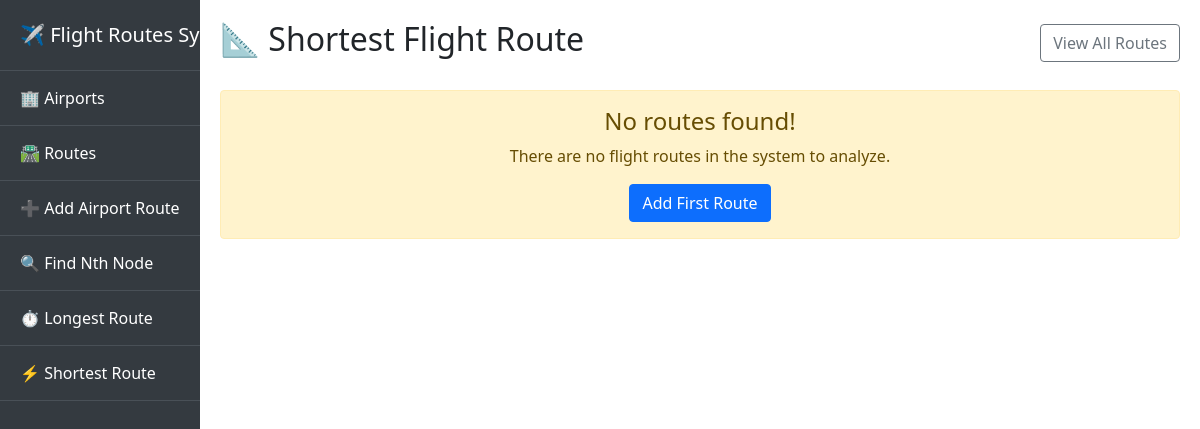
Page /shortest-route/ on the earlier database version.
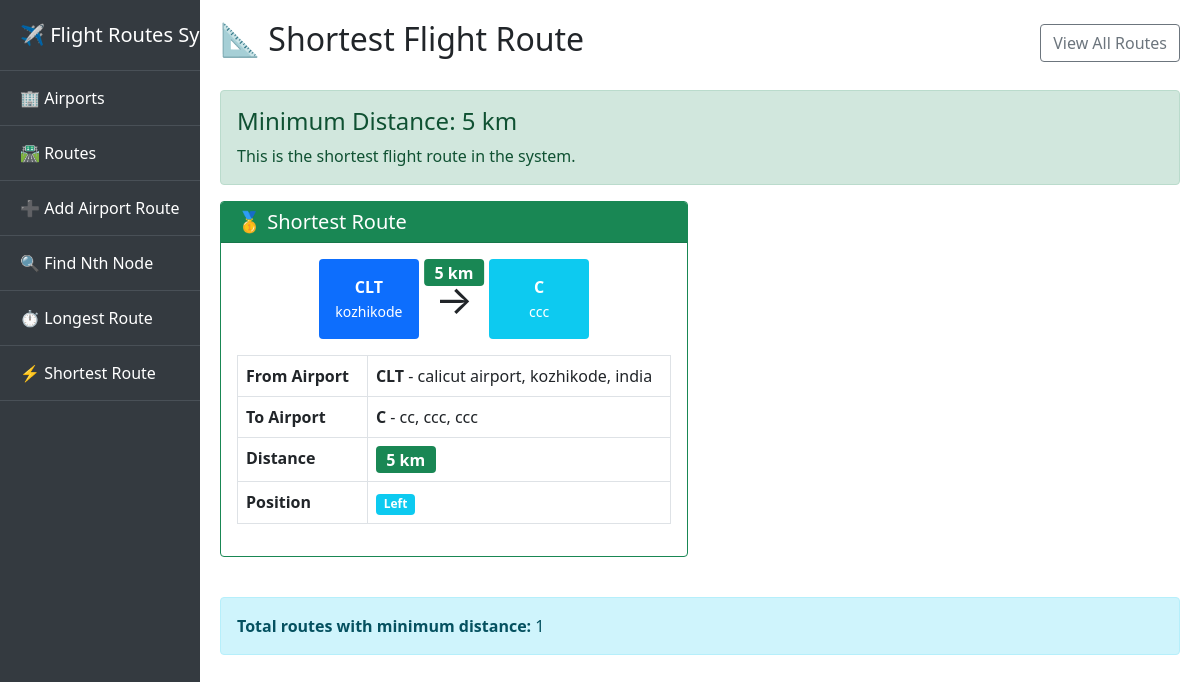
Same page on the later database version.
### core/models.py (models this page shows, shortened)
class Route(models.Model):
    from_airport = models.ForeignKey(Airport,on_delete=models.CASCADE, related_name='outgoing_routes')
    to_airport = models.ForeignKey(Airport,on_delete=models.CASCADE, related_name='incoming_routes')
    distance = models.IntegerField(validators=[MinValueValidator(1)],help_text="distanc in km ")
    position = models.CharField(max_length=1,choices=DIRECTION_CHOICES,default='R')
    class Meta:
        unique_together = ['from_airport', 'to_airport']

class Airport(models.Model):
    code = models.CharField(max_length=3, unique=True, primary_key=True)
    name = models.CharField(max_length=100)
    city = models.CharField(max_length=100)
    country = models.CharField(max_length=100)

### core/views.py (the view)
# urls.py: path('shortest-route/', views.shortest_route, name='shortest_route'),
def shortest_route(request):
    min_distance = Route.objects.aggregate(Min('distance'))['distance__min']
    if min_distance is not None:
        shortest_routes = Route.objects.filter(distance=min_distance).select_related('from_airport', 'to_airport')
    else:
        shortest_routes = None
    return render(request, 'shortest_route.html', {
        'shortest_routes': shortest_routes,
        'min_distance': min_distance
    })

### templates/shortest_route.html (shortened to what the changed rows need)
{% extends 'base.html' %}
{% block content %}
<div class="row">
    <div class="col-md-12">
        <div class="d-flex justify-content-between align-items-center mb-4">
            <h2>📐 Shortest Flight Route</h2>
            <a href="{% url 'route_list' %}" class="btn btn-outline-secondary">View All Routes</a>
        </div>
        {% if shortest_routes %}
            <div class="alert alert-success">
                <h4>Minimum Distance: {{ min_distance }} km</h4>
                <p class="mb-0">This is the shortest flight route{% if shortest_routes.count > 1 %}s{% endif %} in the system.</p>
            </div>
            <div class="row">
                {% for route in shortest_routes %}
                <div class="col-md-6 mb-4">
                    <div class="card border-success">
                        <div class="card-header bg-success text-white">
                            <h5 class="card-title mb-0">
                                🥇 Shortest Route {% if shortest_routes.count > 1 %}#{{ forloop.counter }}{% endif %}
                            </h5>
                        </div>
                        <div class="card-body">
                            <div class="route-visual text-center mb-3">
                                <div class="d-flex justify-content-center align-items-center">
                                    <div class="airport-box bg-primary text-white p-3 rounded">
                                        <strong>{{ route.from_airport.code }}</strong><br>
                                        <small>{{ route.from_airport.city }}</small>
                                    </div>
                                    <div class="route-arrow mx-3">
                                        <span class="fs-1">→</span>
                                        <div class="distance-badge">
                                            <span class="badge bg-success fs-6">{{ route.distance }} km</span>
                                        </div>
                                    </div>
                                    <div class="airport-box bg-info text-white p-3 rounded">
                                        <strong>{{ route.to_airport.code }}</strong><br>
                                        <small>{{ route.to_airport.city }}</small>
                                    </div>
                                </div>
                            </div>
                            <table class="table table-bordered">
                                <tr>
                                    <th width="30%">From Airport</th>
                                    <td>
                                        <strong>{{ route.from_airport.code }}</strong> -
                                        {{ route.from_airport.name }}, {{ route.from_airport.city }}, {{ route.from_airport.country }}
                                    </td>
                                </tr>
                                <tr>
                                    <th>To Airport</th>
                                    <td>
                                        <strong>{{ route.to_airport.code }}</strong> -
                                        {{ route.to_airport.name }}, {{ route.to_airport.city }}, {{ route.to_airport.country }}
                                    </td>
                                </tr>
                                <tr>
                                    <th>Distance</th>
                                    <td>
                                        <span class="badge bg-success fs-6">{{ route.distance }} km</span>
                                    </td>
                                </tr>
                                <tr>
                                    <th>Position</th>
                                    <td>
                                        <span class="badge {% if route.position == 'L' %}bg-info{% else %}bg-primary{% endif %}">
                                            {{ route.get_position_display }}
                                        </span>
                                    </td>
                                </tr>
                            </table>
                        </div>
                    </div>
                </div>
                {% endfor %}
            </div>
            <div class="alert alert-info mt-3">
                <strong>Total routes with minimum distance:</strong> {{ shortest_routes.count }}
            </div>
        {% else %}
            <div class="alert alert-warning text-center">
                <h4>No routes found!</h4>
                <p>There are no flight routes in the system to analyze.</p>
                <a href="{% url 'add_route' %}" class="btn btn-primary">Add First Route</a>
            </div>
        {% endif %}
    </div>
</div>
{% endblock %}

Differences in the rows shown:
added Route: from_airport.code "CLT", from_airport.city "kozhikode", distance "5", to_airport.code "C", to_airport.city "ccc", from_airport.name "calicut airport", from_airport.country "india", to_airport.name "cc", to_airport.country "ccc", position "Left"
Other differences:
{{ min_distance }}: (not shown) → "5"
{{ shortest_routes.count }}: (not shown) → "1"
text no longer shown: "No routes found! There are no flight routes in the system to analyze. Add First Route"
text now shown: "Minimum Distance: km This is the shortest flight route in the system. Total routes with minimum distance:"
